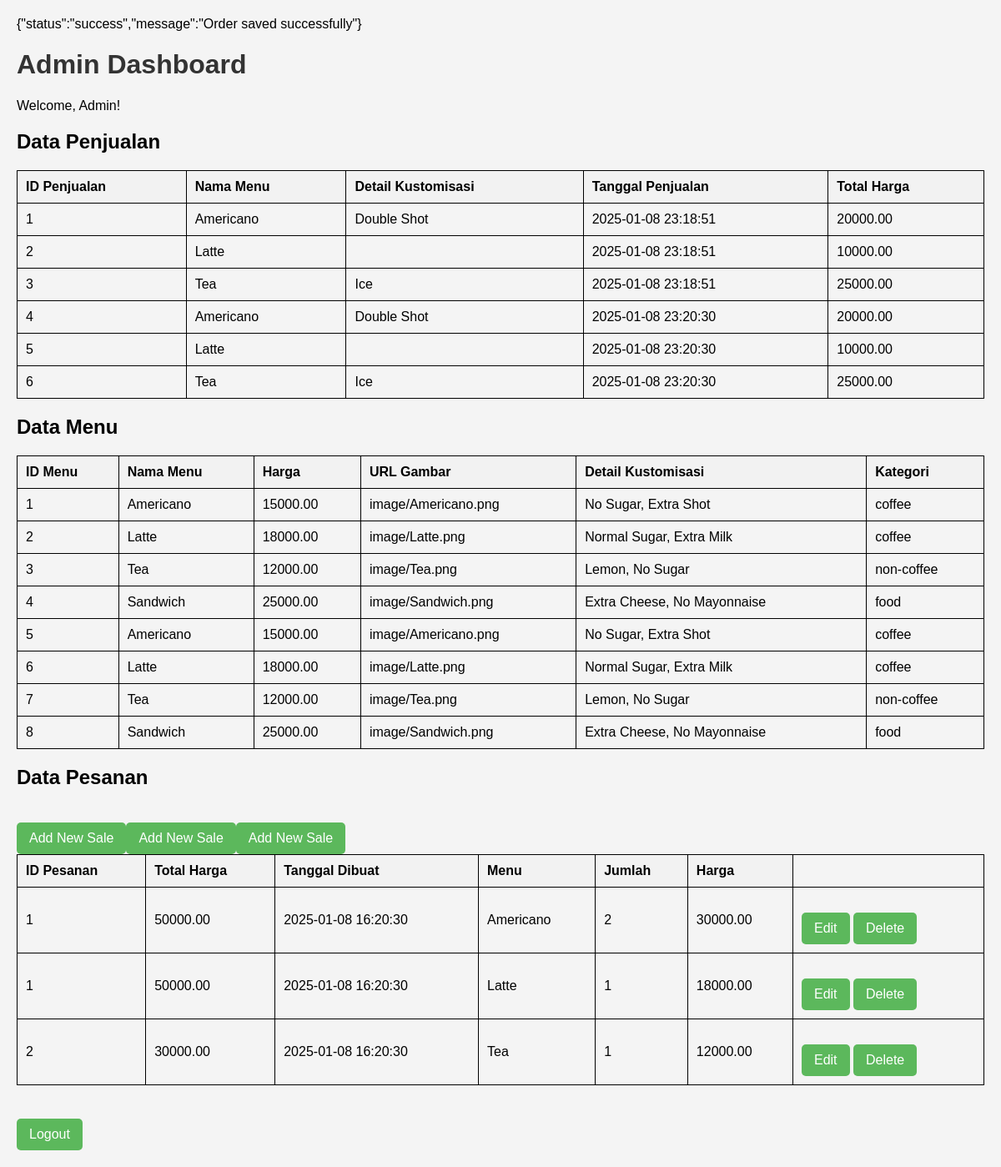
/php/admin_dashboard.php, run on the app's committed database.
### tables this page shows
CREATE TABLE `sales` (
  `id` int(11) NOT NULL,
  `menu_id` int(11) NOT NULL,
  `customization_detail` text DEFAULT NULL,
  `sale_date` datetime DEFAULT current_timestamp(),
  `total_price` decimal(10,2) NOT NULL
);

CREATE TABLE `menu` (
  `id` int(11) NOT NULL,
  `name_` varchar(255) NOT NULL,
  `price` decimal(10,2) NOT NULL,
  `image_url` text DEFAULT NULL,
  `customization` text DEFAULT NULL,
  `category` varchar(100) DEFAULT NULL
);

CREATE TABLE `order_details` (
  `id` int(11) NOT NULL,
  `order_id` int(11) NOT NULL,
  `menu_id` int(11) NOT NULL,
  `quantity` int(11) NOT NULL,
  `price` decimal(10,2) NOT NULL
);

CREATE TABLE `orders` (
  `id` int(11) NOT NULL,
  `total_price` decimal(10,2) NOT NULL,
  `created_at` timestamp NOT NULL DEFAULT current_timestamp()
);

### php/admin_dashboard.php (the view, shortened to what this page needs)
<?php
include 'db_conn.php';
$querySales = "SELECT s.id, m.name_ AS menu_name, s.customization_detail, s.sale_date, s.total_price
               FROM sales s
               JOIN menu m ON s.menu_id = m.id";
$resultSales = $conn->query($querySales);
$sales = $resultSales->fetch_all(MYSQLI_ASSOC);
$queryMenu = "SELECT * FROM menu";
$resultMenu = $conn->query($queryMenu);
$menu = $resultMenu->fetch_all(MYSQLI_ASSOC);
$queryOrders = "SELECT o.id, o.total_price, o.created_at, od.menu_id, od.quantity, od.price, m.name_ AS menu_name
                FROM orders o
                JOIN order_details od ON o.id = od.order_id
                JOIN menu m ON od.menu_id = m.id";
$resultOrders = $conn->query($queryOrders);
$orders = $resultOrders->fetch_all(MYSQLI_ASSOC);
?>
<!DOCTYPE html>
<html lang="en">
<head>
</head>
<body>
    <h1>Admin Dashboard</h1>
    <p>Welcome, Admin!</p>
    <h2>Data Penjualan</h2>
    <table>
        <thead>
            <tr>
                <th>ID Penjualan</th>
                <th>Nama Menu</th>
                <th>Detail Kustomisasi</th>
                <th>Tanggal Penjualan</th>
                <th>Total Harga</th>
            </tr>
        </thead>
        <tbody>
            <?php foreach ($sales as $sale): ?>
                <tr>
                    <td><?= htmlspecialchars($sale['id']); ?></td>
                    <td><?= htmlspecialchars($sale['menu_name']); ?></td>
                    <td><?= htmlspecialchars($sale['customization_detail']); ?></td>
                    <td><?= htmlspecialchars($sale['sale_date']); ?></td>
                    <td><?= htmlspecialchars($sale['total_price']); ?></td>
                </tr>
            <?php endforeach; ?>
        </tbody>
    </table>
    <h2>Data Menu</h2>
    <table>
        <thead>
            <tr>
                <th>ID Menu</th>
                <th>Nama Menu</th>
                <th>Harga</th>
                <th>URL Gambar</th>
                <th> Detail Kustomisasi</th>
                <th>Kategori</th>
            </tr>
        </thead>
        <tbody>
            <?php foreach ($menu as $item): ?>
                <tr>
                    <td><?= htmlspecialchars($item['id']); ?></td>
                    <td><?= htmlspecialchars($item['name_']); ?></td>
                    <td><?= htmlspecialchars($item['price']); ?></td>
                    <td><?= htmlspecialchars($item['image_url']); ?></td>
                    <td><?= htmlspecialchars($item['customization']); ?></td>
                    <td><?= htmlspecialchars($item['category']); ?></td>
                </tr>
            <?php endforeach; ?>
        </tbody>
    </table>
    <h2>Data Pesanan</h2>
    <table>
        <thead>
            <tr>
                <th>ID Pesanan</th>
                <th>Total Harga</th>
                <th>Tanggal Dibuat</th>
                <th>Menu</th>
                <th>Jumlah</th>
                <th>Harga</th>
            </tr>
        </thead>
        <tbody>
            <?php foreach ($orders as $order): ?>
                <tr>
                    <td><?= htmlspecialchars($order['id']); ?></td>
                    <td><?= htmlspecialchars($order['total_price']); ?></td>
                    <td><?= htmlspecialchars($order['created_at']); ?></td>
                    <td><?= htmlspecialchars($order['menu_name']); ?></td>
                    <td><?= htmlspecialchars($order['quantity']); ?></td>
                    <td><?= htmlspecialchars($order['price']); ?></td>
                    <td>
    <a href="update_sale.php?id=<?= htmlspecialchars($sale['id']); ?>">Edit</a>
    <a href="delete_sale.php?id=<?= htmlspecialchars($sale['id']); ?>" onclick="return confirm('Are you sure you want to delete this sale?');">Delete</a>
</td>
<a href="add_sale.php">Add New Sale</a>
                </tr>
            <?php endforeach; ?>
        </tbody>
    </table>
    <a href="logout.php">Logout</a>
</body>
</html>

### php/admin_dashboard.php (style rules this page uses)
body { font-family: Arial, sans-serif; margin: 20px; background-color: #f4f4f4; }
h1 { color: #333; }
table { width: 100%; border-collapse: collapse; margin-bottom: 20px; }
table, th, td { border: 1px solid black; }
th, td { padding: 10px; text-align: left; }
th { background-color: #f2f2f2; }
a { display: inline-block; margin-top: 20px; padding: 10px 15px; background-color: #5cb85c; color: white; text-decoration: none; border-radius: 5px; }

### data on the page
sales: id "1", menu.name_ "Americano", customization_detail "Double Shot", sale_date "2025-01-08 23:18:51", total_price "20000.00"
sales: id "2", menu.name_ "Latte", sale_date "2025-01-08 23:18:51", total_price "10000.00"
sales: id "3", menu.name_ "Tea", customization_detail "Ice", sale_date "2025-01-08 23:18:51", total_price "25000.00"
sales: id "4", menu.name_ "Americano", customization_detail "Double Shot", sale_date "2025-01-08 23:20:30", total_price "20000.00"
sales: id "5", menu.name_ "Latte", sale_date "2025-01-08 23:20:30", total_price "10000.00"
sales: id "6", menu.name_ "Tea", customization_detail "Ice", sale_date "2025-01-08 23:20:30", total_price "25000.00"
menu: id "1", name_ "Americano", price "15000.00", image_url "image/Americano.png", customization "No Sugar, Extra Shot", category "coffee"
menu: id "2", name_ "Latte", price "18000.00", image_url "image/Latte.png", customization "Normal Sugar, Extra Milk", category "coffee"
menu: id "3", name_ "Tea", price "12000.00", image_url "image/Tea.png", customization "Lemon, No Sugar", category "non-coffee"
menu: id "4", name_ "Sandwich", price "25000.00", image_url "image/Sandwich.png", customization "Extra Cheese, No Mayonnaise", category "food"
menu: id "5", name_ "Americano", price "15000.00", image_url "image/Americano.png", customization "No Sugar, Extra Shot", category "coffee"
menu: id "6", name_ "Latte", price "18000.00", image_url "image/Latte.png", customization "Normal Sugar, Extra Milk", category "coffee"
menu: id "7", name_ "Tea", price "12000.00", image_url "image/Tea.png", customization "Lemon, No Sugar", category "non-coffee"
menu: id "8", name_ "Sandwich", price "25000.00", image_url "image/Sandwich.png", customization "Extra Cheese, No Mayonnaise", category "food"
order_details: order "1", order.total_price "50000.00", order.created_at "2025-01-08 16:20:30", menu.name_ "Americano", quantity "2", price "30000.00"
order_details: order "1", order.total_price "50000.00", order.created_at "2025-01-08 16:20:30", menu.name_ "Latte", quantity "1", price "18000.00"
order_details: order "2", order.total_price "30000.00", order.created_at "2025-01-08 16:20:30", menu.name_ "Tea", quantity "1", price "12000.00"
